Frame 1 (no input): blank canvas, image omitted
Frame 60 (no input): blank canvas, image omitted
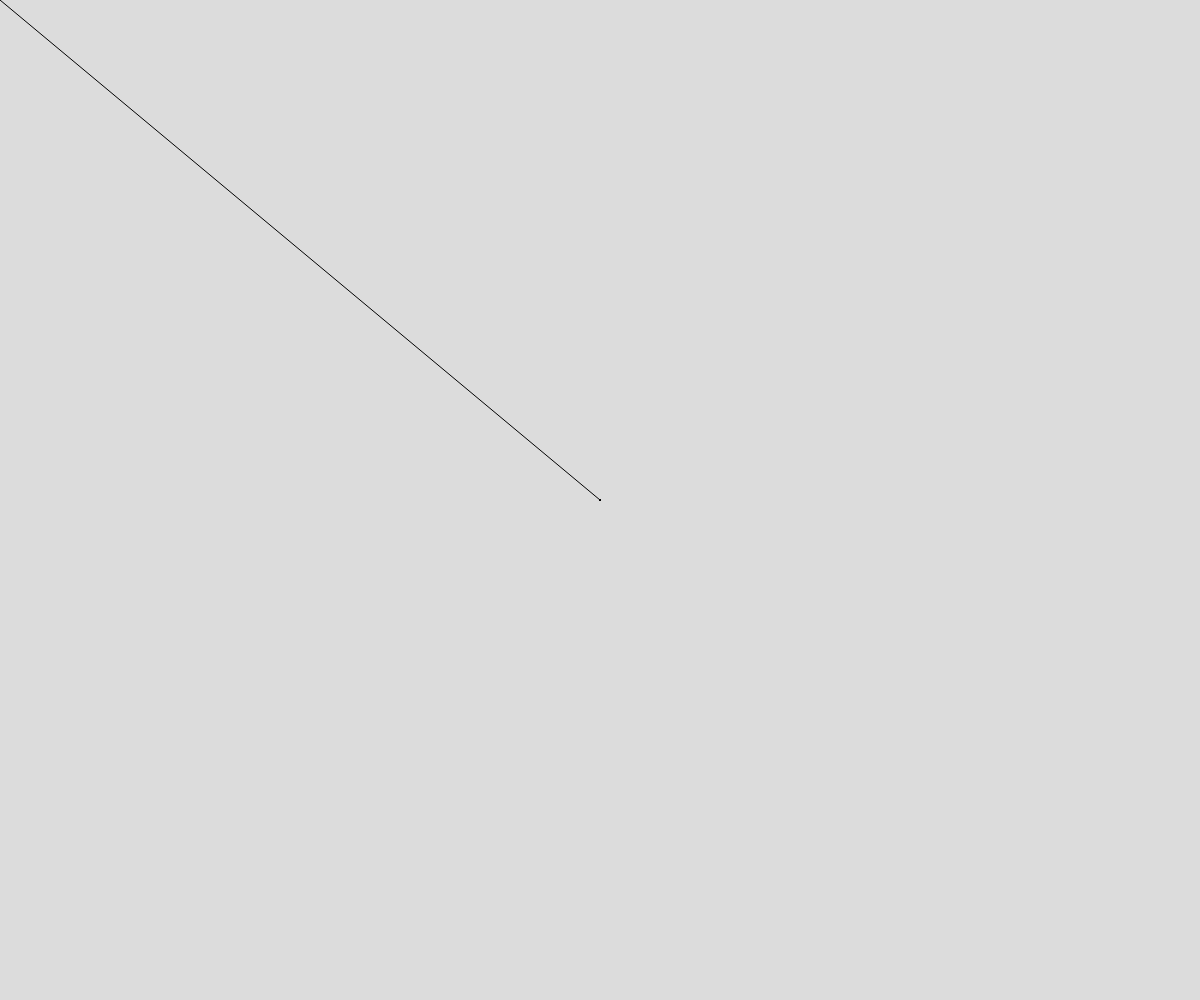
Frame 120 (the mouse pressed at the canvas centre since frame 60)

The p5.js sketch whose frames 1 and 60 were blank and that drew this single picture after the mouse press (run headless with seeded random() and noise() and a simulated clock; from frame 60 on, the mouse is pressed at the canvas centre):

// p5.js sketch
// ── sketch.js
function setup() {
  const canvas = createCanvas(windowWidth, windowHeight);
  canvas.addClass('background');
  background(220);
}

function draw() {
  if (mouseIsPressed) {
    line(mouseX, mouseY, pmouseX, pmouseY);
  }
}

function windowResized() {
  resizeCanvas(windowWidth, windowHeight);
  background(220);
}
